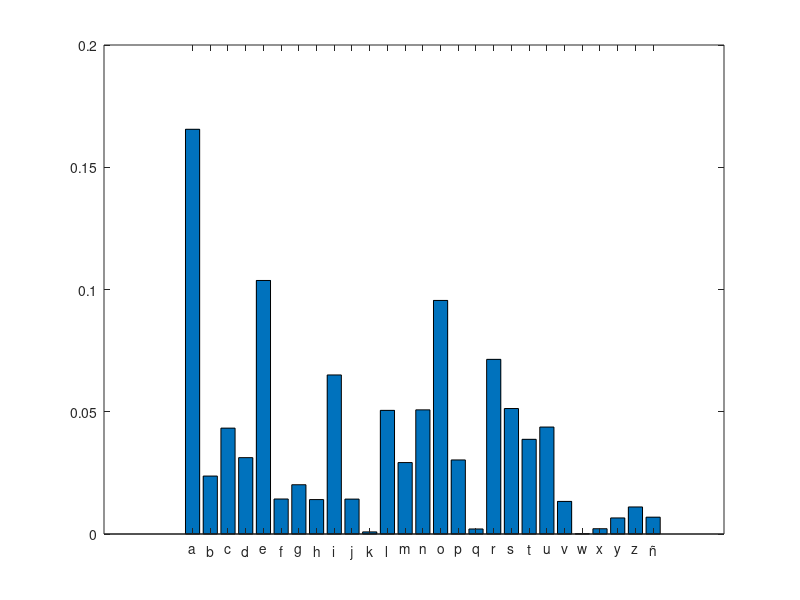
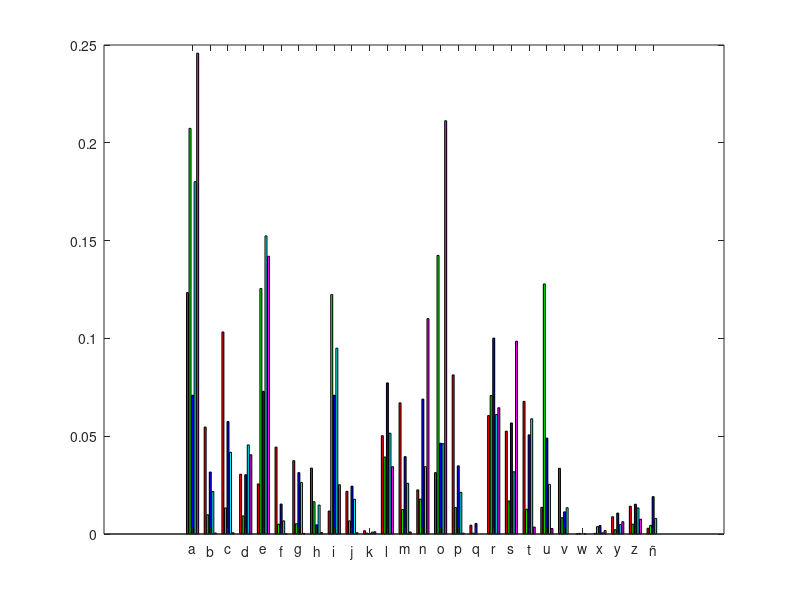

Reproduce these figures in MATLAB, in order.
## EL5857 Aprendizaje Automático
## (C) 2022 Pablo Alvarado
## Material para la Lección 04

## En esta práctica se deberán calcular y graficar algunas
## probabilidades de letras en palabras de 5 letras en español.

## Cargar todas las palabras de 5 letras como un cell array.
## Ese archivo ha sido limpiado de caracteres extraños como espacios,
## paréntesis, o la letra O.
fid=fopen("palabras5ascii.txt");
O=textscan(fid,'%s');
fclose(fid);

## Por algún motivo, a todas las palabras excepto la última se les
## pone un espacio al final.  La siguiente línea pega todas las
## palabras en una sola línea, donde cada palabra ocupa 6 caracteres,
## siendo el último un espacio.
S=[double(strjoin({O{1,1}{:}})) 32];

## La ñ está codificada como N que no calza en la secuencia.  La vamos
## a pasar al 123 que es '}' después de z
S(S==78)=123;
S=S-double('a');

## Esto transforma las palabras cada una en una fila de D.  Se recorta
## la última columna de espacios.
D=reshape(S,6,length(S)/6)'(:,1:5);

# pkg load statistics;

## Primera parte

bins=unique(D(:));
[n,l]=hist(D(:),bins);

letras={'a','b','c','d','e','f','g','h','i',...
        'j','k','l','m','n','o','p','q','r',...
        's','t','u','v','w','x','y','z','ñ'};

p = n/sum(n);
        
bar(bins,p);
set(gca,'xtick',bins);
set(gca,'xticklabel',letras);

## Segunda parte

figure(2,"name","p(letra|pos)");
hold off;
H=[];
for pos=[1:5]
  [N1,devnull]=hist(D(:,pos),bins);
  P=N1/sum(N1);

  H(:,pos)=P;
endfor

h=bar(bins,H);
set(gca,'xtick',bins);
set(gca,'xticklabel',letras);
set(h(1),"facecolor","r");
set(h(2),"facecolor","g");
set(h(3),"facecolor","b");
set(h(4),"facecolor","c");
set(h(5),"facecolor","m");
